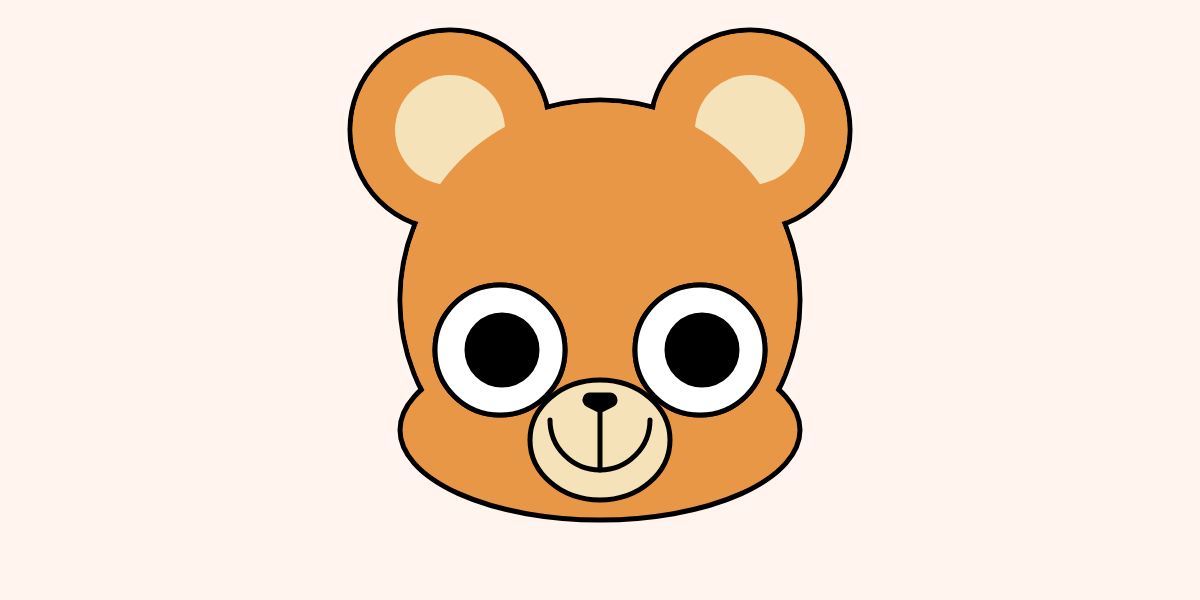
Frame 1 (no input)
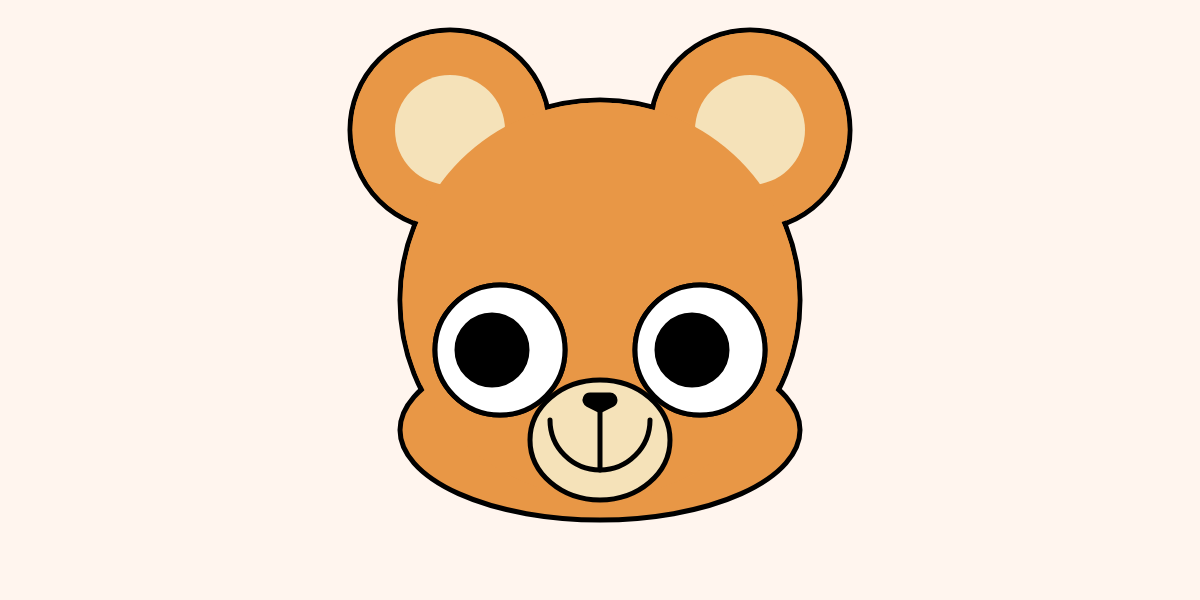
Frame 60 (no input)
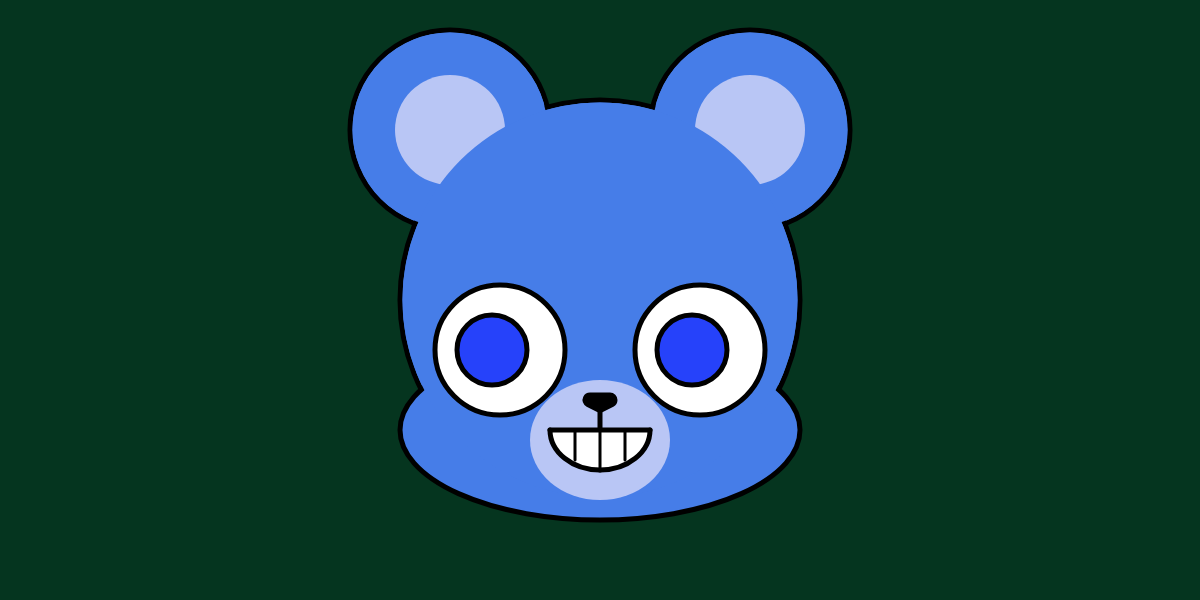
Frame 120 (the mouse pressed at the canvas centre since frame 60)

The p5.js sketch that drew these frames (run headless with seeded random() and noise() and a simulated clock; from frame 60 on, the mouse is pressed at the canvas centre):

// p5.js sketch
// ── sketch.js


//movement
var x=500;
var speed=2;
function setup(){
 createCanvas(1200,600);

}
function draw(){
  
  background(255,245,238);
 
  //bear ears and head
   strokeWeight(5);
   fill(232,151,70);
 ellipse(450,130,200,200);
 ellipse(750,130,200,200);
 ellipse(600,300,400,400);
  ellipse(600,430,400,180);
  
 noStroke();
 fill(232,151,70);
 ellipse(450,130,195,195);
 ellipse(750,130,195,195);
 
  fill(245,226,185);
 ellipse(450,130,110,110);
 ellipse(750,130,110,110);

 fill(232,151,70);
 ellipse(600,300,395,395);

 //muzzle
 fill(245,226,185);
 ellipse(600,440,140,120);
 stroke(0);

 //eyes
 fill(255,255,255);
 ellipse(500,350,130,130);
 ellipse(700,350,130,130);

//nose
 strokeWeight(15);
 strokeJoin(ROUND);
 triangle(590,400,610,400,600,405);

//mouth
 strokeWeight(5); //muzzle
 fill(245,226,185);
 ellipse(600,440,140,120);
 stroke(0);

 //eyes
 fill(255,255,255);
 ellipse(500,350,130,130);
 ellipse(700,350,130,130);

//nose
 strokeWeight(15);
 strokeJoin(ROUND);
 triangle(590,400,610,400,600,405);

//mouth
 strokeWeight(5);
 line(600,405,600,470);
 noFill();
 arc(600,420,100,100,0,PI,OPEN);
 


 //moving eyes
fill(0);
  x=x+speed;
  ellipse(x,350,70,70);
 ellipse(x+200,350,70,70);
  if(x>530 || x<470){
    speed=-speed;
  
 }
 if(mouseX>400 && mouseX<800){
 background(random(70),random(70),random(70));
 
  //bear ears and head
   strokeWeight(5);
   fill(70,125,232);
 ellipse(450,130,200,200);
 ellipse(750,130,200,200);
 ellipse(600,300,400,400);
  ellipse(600,430,400,180);
  
 noStroke();
 fill(70,125,232);
 ellipse(450,130,195,195);
 ellipse(750,130,195,195);
 
  fill(185,198,245);
 ellipse(450,130,110,110);
 ellipse(750,130,110,110);

 fill(70,125,232);
 ellipse(600,300,395,395);
 



 //muzzle
 fill(185,198,245);
 ellipse(600,440,140,120);
 stroke(0);



//nose
 strokeWeight(15);
 strokeJoin(ROUND);
 triangle(590,400,610,400,600,405);

//mouth
 strokeWeight(5);
 line(600,405,600,470);
 fill(255);
 arc(600,430,100,80,0,PI);
 line(550,430,650,430);
 strokeWeight(3);
 line(600,430,600,470);
 line(575,430,575,460);
 line(625,430,625,460);
 
  //eyes
  strokeWeight(5);
 fill(255);
 ellipse(500,350,130,130);
 ellipse(700,350,130,130);

fill(random(255),random(255),random(255));
  x=x+speed;
  ellipse(x,350,70,70);
 ellipse(x+200,350,70,70);
  if(x>100 || x<200){
    speed=-speed;

}}
}
